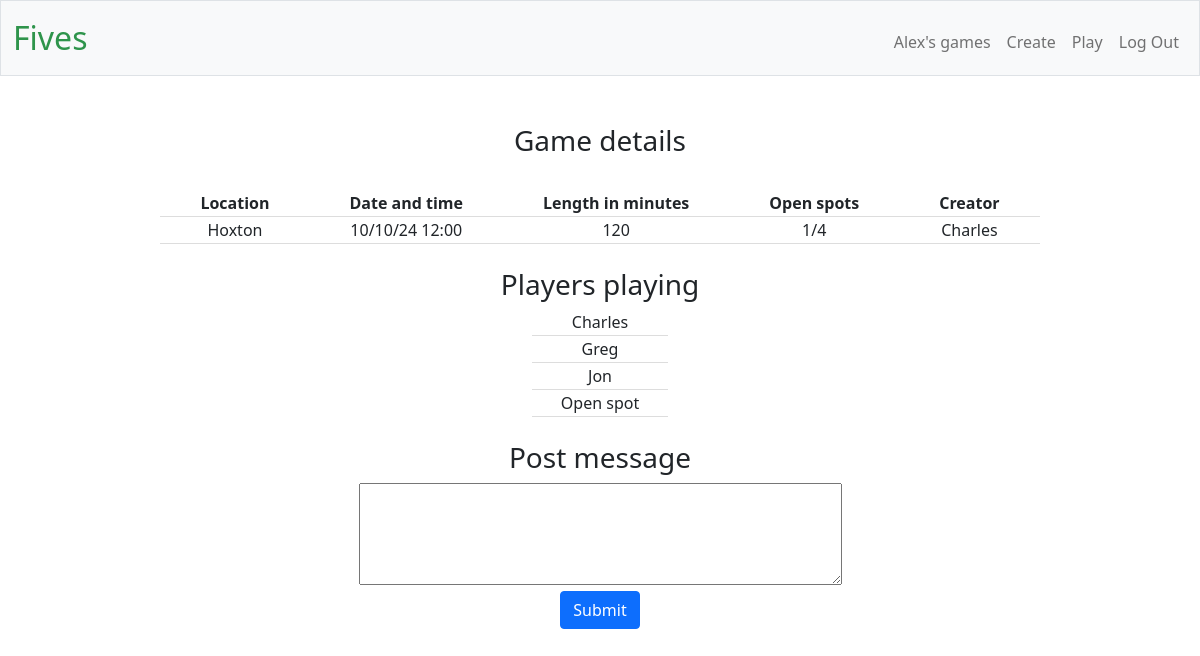
/view_game/16 (signed in), run on the app's committed database.
### tables this page shows
CREATE TABLE games (id INTEGER PRIMARY KEY AUTOINCREMENT, location TEXT, 
datetime TEXT, length_in_mins INTEGER, number_of_players INTEGER, creator TEXT NOT NULL, open_spots INTEGER);

CREATE TABLE users (id INTEGER PRIMARY KEY AUTOINCREMENT, username TEXT NOT NULL, 
password TEXT NOT NULL, firstname TEXT NOT NULL, surname TEXT NOT NULL);

### app.py (the view, shortened to what this page needs)
@app.route("/view_game/<int:game_id>", methods=["GET", "POST"])
def view_game(game_id:int):
    if request.method=="GET":
        conn = sqlite3.connect('players.db')
        cursor = conn.cursor()
        game = cursor.execute("SELECT location, datetime, length_in_mins, number_of_players, creator, open_spots, id FROM games WHERE id = ? ORDER BY games.datetime", (game_id, ))
        game_info = []
        for g in game:
            for x in g:
                game_info.append(x)
        line_up_list = []
        line_up_iterator = cursor.execute("SELECT playing_in.*, users.username FROM playing_in JOIN users ON users.id=playing_in.player_id WHERE game_id = ?", (game_id, ));
        for l in line_up_iterator:
            line_up_list.append(l[2])
        message_iterator = cursor.execute("SELECT date, author, content FROM messages WHERE game_id = ? ORDER BY date", (game_id, ))
        message_list = []
        for m in message_iterator:
            message_list.append(m)
        conn.close()
        return render_template("/view_game.html", game_info=game_info,line_up_list=line_up_list, message_list=message_list)

### app.py (called while the page is built)
@app.after_request
def after_request(response):
    response.headers["Cache-Control"] = "no-cache, no-store, must-revalidate"
    response.headers["Expires"] = 0
    response.headers["Pragma"] = "no-cache"
    return response

### templates/view_game.html (shortened to what this page needs)
{% extends "layout.html" %}
{% block main %}
<h3>Game details</h3>
<br>
<table class="tabs">
    <thead>
        <tr class="tabsrow">
            <th class ="tabshd">Location</th>
            <th class ="tabshd">Date and time</th>
            <th class ="tabshd">Length in minutes</th>
            <th class ="tabshd">Open spots</th>
            <th class ="tabshd">Creator</th>
        </tr>
    </thead>
    <tbody>
        <tr class="tabsrow">
            <td class ="tabshd">{{game_info[0]}}</td>
            <td class ="tabshd">{{game_info[1][8:10]}}/{{game_info[1][5:7]}}/{{game_info[1][2:4]}} {{game_info[1][11:16]}}</td>
            <td class ="tabshd">{{game_info[2]}}</td>
            <td class ="tabshd">{{game_info[5]}}/{{game_info[3]}}</td>
            <td class ="tabshd">{{game_info[4]}}</td>
        </tr>
    </tbody>
</table>
<br>
<h3>Players playing</h3>
<table class="tabs">
    <tbody>
        {% for l in line_up_list %}
        <tr class="tabsrow">
            <td class="tabshd">{{l}}</td>
        </tr>
        {% endfor %}
        {% for x in range(game_info[5]) %}
        <tr class="tabsrow">
            <td>Open spot</td>
        </tr class="tabsrow">
        {% endfor %}
    </tbody>
</table>
<br>
<h3>Post message</h3>
<form action="/view_game/{{game_info[6]}}" method="post">
    <textarea id="message" name="message" rows="4" cols="50"></textarea>
    <br>
    <button class="btn btn-primary" type="submit">Submit</button>
</form>
{% endblock %}

### static/styles.css (style rules this page uses)
.tabs { border-bottom: 1px solid #ddd; margin: 0 auto; }
.tabsrow { border-bottom: 1px solid #ddd; }
.tabshd { padding-left: 40px; padding-right: 40px; }

### data on the page
games: location "Hoxton", datetime "10", datetime "24", datetime "12:00", length_in_mins "120", open_spots "1", number_of_players "4", creator "Charles"
users: username "Charles"
users: username "Greg"
users: username "Jon"

### other printed values
{{ session["username"] }} "Alex"
